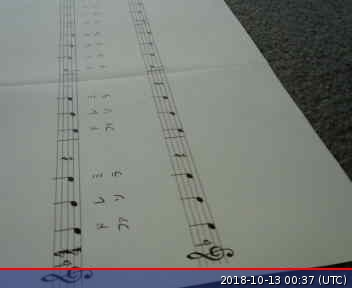
#> input picture client/images/1.jpg, 352 x 288 px, found by its file name
$ python image_transform.py
#> lines starting #> are read from the running program, lines starting #| are printed output that depends on the picture
# coding:utf-8

import cv2
import numpy as np
#import matplotlib.pyplot as plt
#from time import sleep

#キャリブレーション変数
dist = np.array([[ 0.05433881,  0.10537148,  0.00494094, -0.00717463, -0.34118259]])

mtx = np.array([[  1.39379573e+03,  0.00000000e+00, 5.83432701e+02],
       [  0.00000000e+00,   1.40024455e+03, 5.17751586e+02],
       [  0.00000000e+00,   0.00000000e+00, 1.00000000e+00]])

def image_transform(img):
    #歪んだ画像読み込み
    #img = cv2.imread('./images/'+ str(img_count) +'.jpg')
    #cv2.imshow("b",img)
    #歪み補正
    undist = cv2.undistort(img, mtx, dist, None, mtx)
    #画像のサイズを取得
    img_size = (img.shape[1], img.shape[0])

    #歪んでる画像で補正したい4点を手動で入力
    src = np.float32([[317, 382], [300, 542], [260, 542], [283, 382]])
    #src = src/1.5
    #真上から見たらこうなるだろうという理想の4点を手動で入力
    dst = np.float32([[312, 379], [312, 542], [280, 542], [280, 379]])

    #画像を真上に変換する行列を取得
    M = cv2.getPerspectiveTransform(src, dst)
    #真上から見た画像に変換する
    warped = cv2.warpPerspective(undist, M, img_size)

    #変換した画像を保存する
    #cv2.imwrite('images/transformed/' + str(img_count) + '.jpg', warped)

    return warped

'''
#cap = cv2.VideoCapture(1)
img_count =1
while(img_count < 15):
    #歪んだ画像読み込み
    img = cv2.imread('./images/'+ str(img_count) +'.jpg')
    #img = cv2.imread('./images/image4.jpg')
    #img = cv2.imread('./images/test.jpg')
    #画像を1フレーム読み込む
    #ret, img = cap.read()
    cv2.imshow("b",img)
    #plt.imshow(img)
    #cv2.imwrite('raw_image.jpg', img)
    #歪み補正
    undist = cv2.undistort(img, mtx, dist, None, mtx)
    #画像のサイズを取得
    img_size = (img.shape[1], img.shape[0])

    #歪んでる画像で補正したい4点を手動で入力
    src = np.float32([[586, 300], [588, 525], [519, 525], [531, 300]])
    src = src/1.5
    plt.plot(586/2, 300/2, '.')
    plt.plot(588/2, 525/2, '.')
    plt.plot(519/2, 525/2, '.')
    plt.plot(531/2, 300/2, '.')
    #真上から見たらこうなるだろうという理想の4点を手動で入力
    dst = np.float32([[590, 300], [590, 531], [527, 531], [527, 300]])
    dst = dst

    #画像を真上に変換する行列を取得
    M = cv2.getPerspectiveTransform(src, dst)
    #真上から見た画像に変換する
    warped = cv2.warpPerspective(undist, M, img_size)
    cv2.imshow("a",warped)
    #plt.imshow(warped)
    plt.plot(590/2, 300/2, '.')
    plt.plot(590/2, 531/2, '.')
    plt.plot(527/2, 531/2, '.')
    plt.plot(527/2, 300/2, '.')

    #cv2.waitKey(1)
    #plt.show()
    #変換した画像を保存する
    cv2.imwrite('images/transformed/' + str(img_count) + '.jpg', warped)
    img_count += 1;
    #break
'''

##アイボーリングのテスト用
def image_transform_test():
    #歪んだ画像読み込み
    img = cv2.imread('../../BBox-Label-Tool/Images/original/1.jpg')
#> img is the input picture: shape (288, 352, 3); mean B, G, R 121.4, 126.1, 121.3
    #cv2.imshow("b",img)
    #歪み補正
    undist = cv2.undistort(img, mtx, dist, None, mtx)
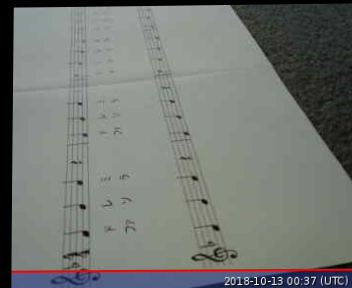
#> undist: shape (288, 352, 3); mean B, G, R 115.2, 119.8, 115.4
    #画像のサイズを取得
    img_size = (img.shape[1], img.shape[0])
#> img_size = (352, 288)

    #歪んでる画像で補正したい4点を手動で入力
    src = np.float32([[317, 382], [300, 542], [260, 542], [283, 382]])
    #src = src/1.5
    cv2.circle(img,(317, 382), 3, (0,0,255), -1)
    cv2.circle(img,(300, 542), 3, (0,0,255), -1)
    cv2.circle(img,(260, 542), 3, (0,0,255), -1)
    cv2.circle(img,(283, 382), 3, (0,0,255), -1)

    cv2.circle(img,(312, 379), 3, (0,255,0), -1)
    cv2.circle(img,(312, 542), 3, (0,255,0), -1)
    cv2.circle(img,(280, 542), 3, (0,255,0), -1)
    cv2.circle(img,(280, 379), 3, (0,255,0), -1)

    cv2.imwrite('images/1.jpg',img)
    #真上から見たらこうなるだろうという理想の4点を手動で入力
    dst = np.float32([[312, 379], [312, 542], [280, 542], [280, 379]])
    #dst = dst/1.5

    #画像を真上に変換する行列を取得
    M = cv2.getPerspectiveTransform(src, dst)
    #真上から見た画像に変換する
    warped = cv2.warpPerspective(undist, M, img_size)
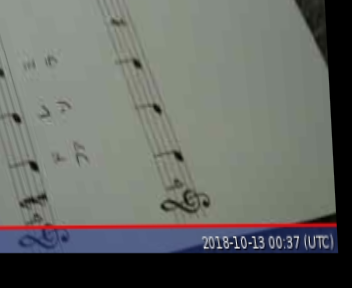
#> warped: shape (288, 352, 3); mean B, G, R 100.6, 105.4, 102.3
    cv2.circle(warped,(312, 379), 3, (0,255,0), -1)
    cv2.circle(warped,(312, 542), 3, (0,255,0), -1)
    cv2.circle(warped,(280, 542), 3, (0,255,0), -1)
    cv2.circle(warped,(280, 379), 3, (0,255,0), -1)

    #変換した画像を保存する
    cv2.imwrite('images/transformed/1.jpg', warped)

    return warped


if __name__ == "__main__":
    image_transform_test()

$ run again, with localPC/image4.jpg copied over client/images/1.jpg
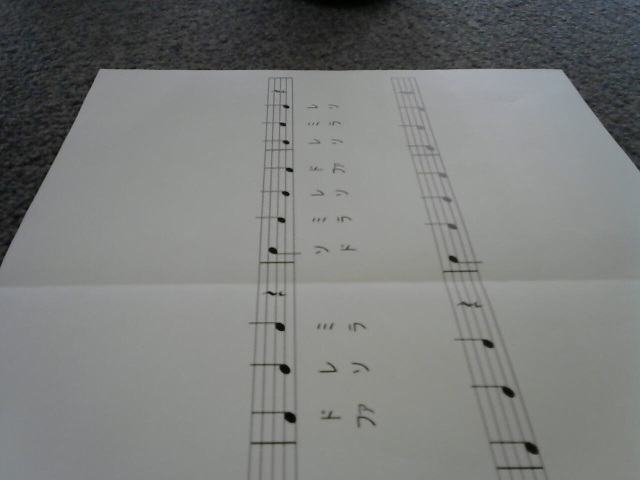
#> input picture localPC/image4.jpg, 1280 x 960 px, found by its file name (shown at 1/2 size)
#> in image_transform_test, img is the input picture: shape (960, 1280, 3); mean B, G, R 123.2, 124.6, 122.8
#> in image_transform_test, `undist = cv2.undistort(img, mtx, dist, None, mtx)`:
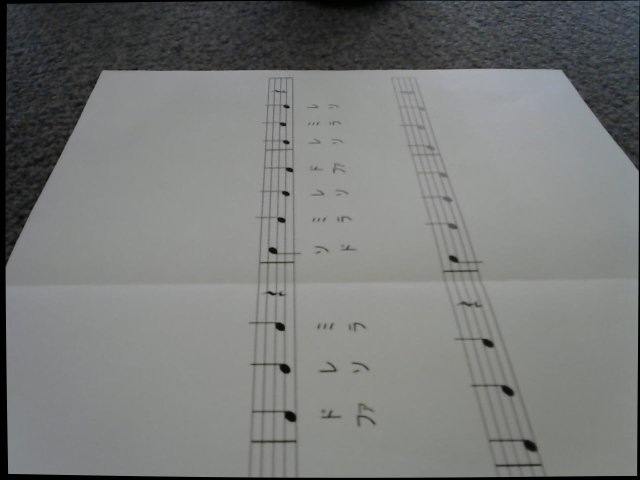
#> undist: shape (960, 1280, 3) (shown at 1/2 size); mean B, G, R 120.7, 122.1, 120.4
#> in image_transform_test, `warped = cv2.warpPerspective(undist, M, img_size)`:
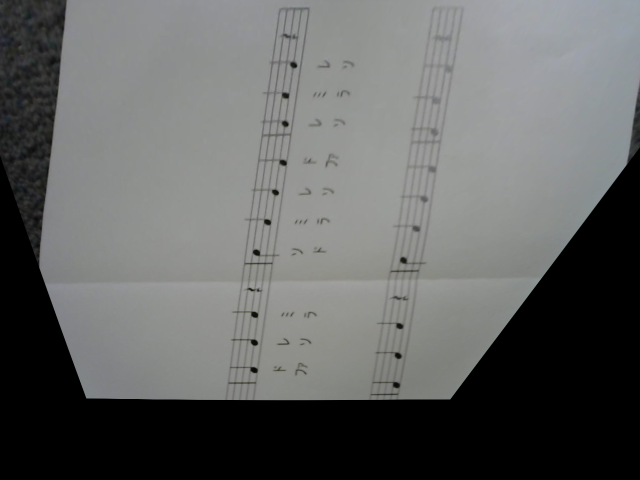
#> warped: shape (960, 1280, 3) (shown at 1/2 size); mean B, G, R 99.5, 100.3, 99.1

$ run again, with test.jpg copied over client/images/1.jpg
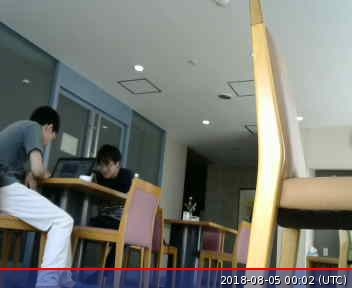
#> input picture test.jpg, 352 x 288 px, found by its file name
#> in image_transform_test, img is the input picture: shape (288, 352, 3); mean B, G, R 114.3, 121, 119.7
#> in image_transform_test, `undist = cv2.undistort(img, mtx, dist, None, mtx)`:
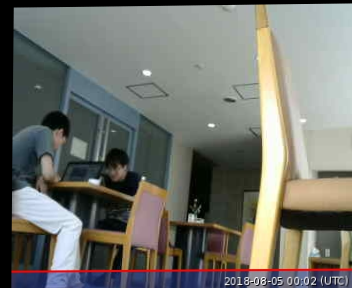
#> undist: shape (288, 352, 3); mean B, G, R 108, 114.5, 113.4
#> in image_transform_test, `warped = cv2.warpPerspective(undist, M, img_size)`:
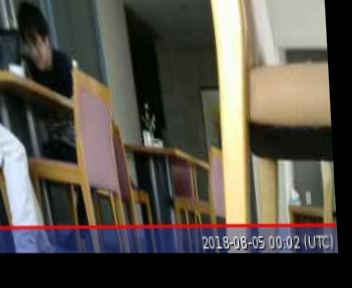
#> warped: shape (288, 352, 3); mean B, G, R 72.4, 81.2, 86.1
